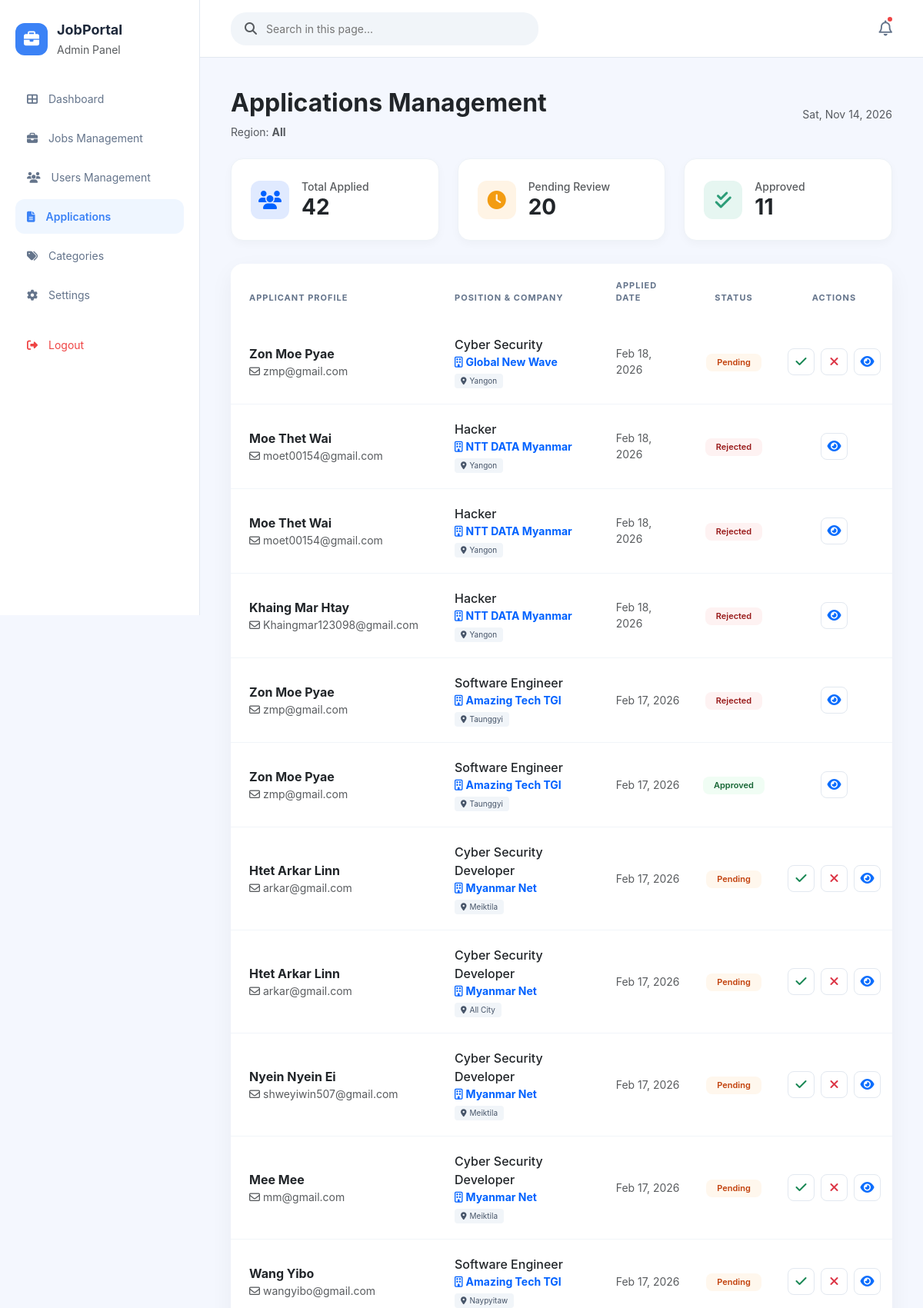
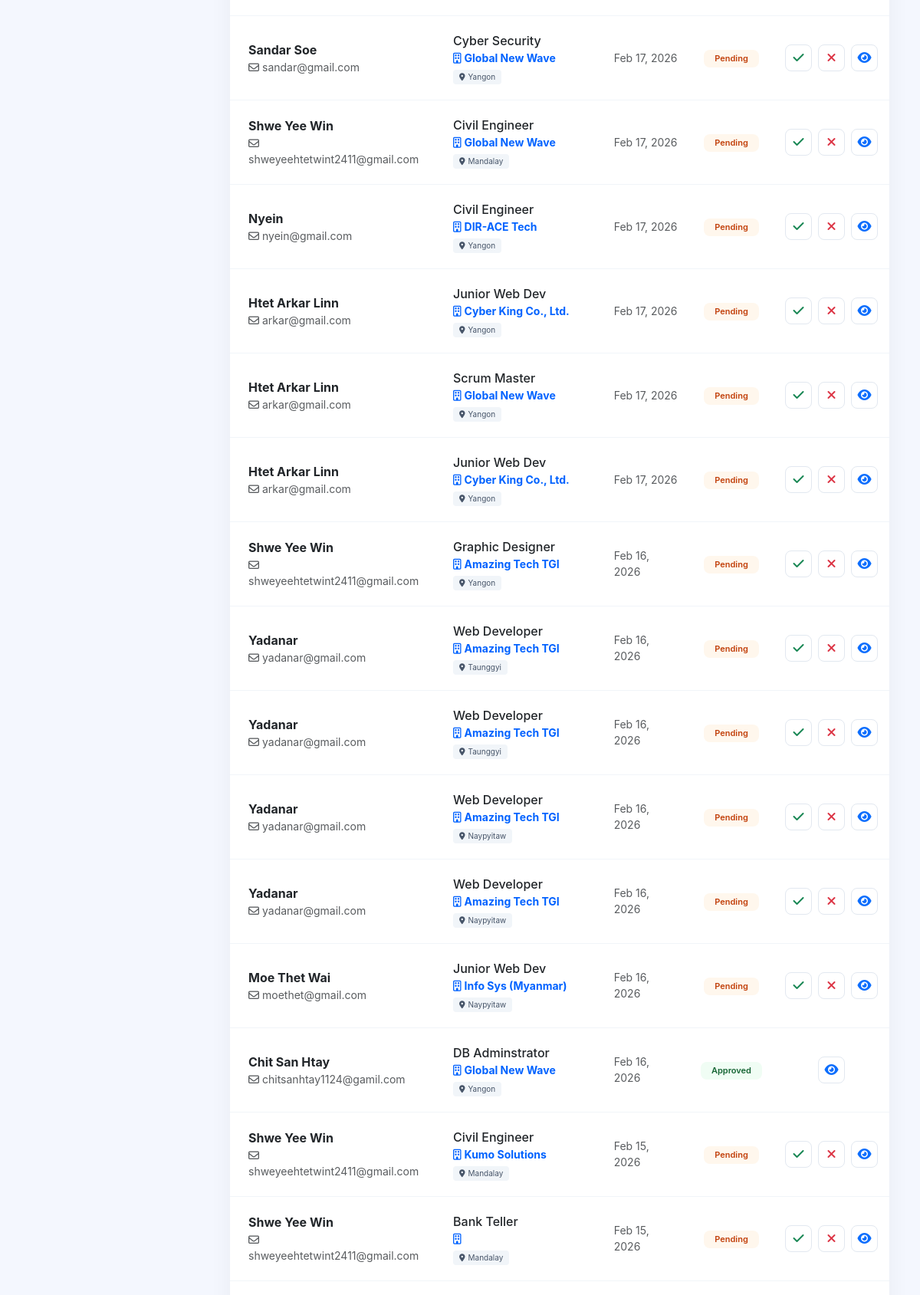
Page /admin/JOBMANAGEMENT/applications.php (upper part) on the committed database (2 pictures, top to bottom).
### tables this page shows
CREATE TABLE `applications` (
  `id` int(11) NOT NULL,
  `user_id` int(11) DEFAULT NULL,
  `township` varchar(100) DEFAULT NULL,
  `applicant_name` varchar(100) DEFAULT NULL,
  `email` varchar(100) DEFAULT NULL,
  `phone` varchar(20) DEFAULT NULL,
  `address` text DEFAULT NULL,
  `about_me` text DEFAULT NULL,
  `cv_file` varchar(255) DEFAULT NULL,
  `job_title` varchar(100) DEFAULT NULL,
  `company_name` varchar(255) DEFAULT NULL,
  `experience` varchar(50) DEFAULT NULL,
  `university` varchar(255) DEFAULT NULL,
  `bachelor` varchar(100) DEFAULT NULL,
  `degree` varchar(255) DEFAULT NULL,
  `major` varchar(255) DEFAULT NULL,
  `skills` text DEFAULT NULL,
  `applied_date` date DEFAULT NULL,
  `status` enum('Pending','Approved','Rejected') DEFAULT 'Pending',
  `job_id` int(11) DEFAULT NULL
);

### admin/JOBMANAGEMENT/applications.php (the view, shortened to what this page needs)
<?php
include('db.php');
$admin_township = $_SESSION['admin_township'] ?? 'All';
if ($admin_township == 'All') {
    $total_sql = "SELECT COUNT(*) as total FROM applications";
    $pending_sql = "SELECT COUNT(*) as total FROM applications WHERE status = 'Pending'";
    $approved_sql = "SELECT COUNT(*) as total FROM applications WHERE status = 'Approved'";
    $sql = "SELECT * FROM applications ORDER BY id DESC";
}
$total_count = mysqli_fetch_assoc(mysqli_query($conn, $total_sql))['total'];
$pending_count = mysqli_fetch_assoc(mysqli_query($conn, $pending_sql))['total'];
$approved_count = mysqli_fetch_assoc(mysqli_query($conn, $approved_sql))['total'];
?>
<!DOCTYPE html>
<html lang="en">
<head>
    <link href="https://cdn.jsdelivr.net/npm/bootstrap@5.3.0/dist/css/bootstrap.min.css" rel="stylesheet">
    <link rel="stylesheet" href="https://cdnjs.cloudflare.com/ajax/libs/font-awesome/6.4.2/css/all.min.css">
</head>
<body>
<?php include('nav.php'); ?>
<div class="main-wrapper">
    <div class="d-flex justify-content-between align-items-center mb-4">
        <div>
            <h2 class="fw-bold text-dark">Applications Management</h2>
            <p class="text-muted small mb-0">Region: <strong><?php echo htmlspecialchars($admin_township); ?></strong></p>
        </div>
        <span class="text-muted small"><?php echo date('D, M d, Y'); ?></span>
    </div>
    <div class="row g-4">
        <div class="col-md-4">
            <div class="stat-card d-flex align-items-center gap-3">
                <div class="stat-icon" style="background: #e0eaff; color: var(--primary);"><i class="fas fa-users"></i></div>
                <div>
                    <div class="text-muted small fw-medium">Total Applied</div>
                    <h3 class="mb-0 fw-bold"><?php echo $total_count; ?></h3>
                </div>
            </div>
        </div>
        <div class="col-md-4">
            <div class="stat-card d-flex align-items-center gap-3">
                <div class="stat-icon" style="background: #fff4e5; color: var(--warning);"><i class="fas fa-clock"></i></div>
                <div>
                    <div class="text-muted small fw-medium">Pending Review</div>
                    <h3 class="mb-0 fw-bold"><?php echo $pending_count; ?></h3>
                </div>
            </div>
        </div>
        <div class="col-md-4">
            <div class="stat-card d-flex align-items-center gap-3">
                <div class="stat-icon" style="background: #e6f6f1; color: var(--success);"><i class="fas fa-check-double"></i></div>
                <div>
                    <div class="text-muted small fw-medium">Approved</div>
                    <h3 class="mb-0 fw-bold"><?php echo $approved_count; ?></h3>
                </div>
            </div>
        </div>
    </div>
    <div class="content-card">
        <div class="table-responsive">
            <table class="table mb-0">
                <thead>
                    <tr>
                        <th class="ps-4">Applicant Profile</th>
                        <th>Position & Company</th>
                        <th>Applied Date</th>
                        <th class="text-center">Status</th>
                        <th class="text-center">Actions</th>
                    </tr>
                </thead>
                <tbody>
            <?php
            $result = mysqli_query($conn, $sql);
            if(mysqli_num_rows($result) > 0):
                while($row = mysqli_fetch_assoc($result)):
                    $status = $row['status'];
                    $badge = ($status == 'Approved') ? 'status-approved' : (($status == 'Rejected') ? 'status-rejected' : 'status-pending');
            ?>
            <tr>
                <td class="ps-4">
                    <div class="fw-bold text-dark"><?php echo htmlspecialchars($row['applicant_name']); ?></div>
                    <div class="small text-muted"><i class="far fa-envelope me-1"></i><?php echo htmlspecialchars($row['email']); ?></div>
                </td>
                <td>
                    <div class="fw-medium"><?php echo htmlspecialchars($row['job_title']); ?></div>
                    <div class="small fw-bold" style="color: var(--primary);"><i class="far fa-building me-1"></i><?php echo htmlspecialchars($row['company_name']); ?></div>
                    <div class="township-badge"><i class="fas fa-location-dot me-1"></i><?php echo htmlspecialchars($row['township']); ?></div>
                </td>
                <td class="text-muted small"><?php echo date('M d, Y', strtotime($row['applied_date'])); ?></td>
                <td class="text-center">
                    <span class="badge badge-pill <?php echo $badge; ?>"><?php echo $status; ?></span>
                </td>
                <td class="text-center">
                    <div class="d-flex justify-content-center gap-2">
                        <?php if($status == 'Pending'): ?>
                            <a href="process_status.php?id=<?php echo $row['id']; ?>&status=Approved" class="action-btn text-success" title="Approve">
                                <i class="fas fa-check"></i>
                            </a>
                            <a href="process_status.php?id=<?php echo $row['id']; ?>&status=Rejected" class="action-btn text-danger" title="Reject">
                                <i class="fas fa-times"></i>
                            </a>
                        <?php endif; ?>
                        <a href="view_detail.php?id=<?php echo $row['id']; ?>" class="action-btn text-primary" title="View Details">
                            <i class="fas fa-eye"></i>
                        </a>
                    </div>
                </td>
            </tr>
            <?php endwhile;
            else: ?>
                <tr><td colspan="5" class="text-center py-5 text-muted">No applications found.</td></tr>
            <?php endif; ?>
                </tbody>
            </table>
        </div>
    </div>
</div>
</body>
</html>

### admin/JOBMANAGEMENT/applications.php (style rules this page uses)
:root { --primary: #0062ff; --success: #2d9d78; --warning: #f39c12; --danger: #e44d61; }
body { background-color: #f8fafc; font-family: 'Inter', sans-serif; }
.main-wrapper { padding: 40px; }
.stat-card { background: white; padding: 25px; border-radius: 16px; box-shadow: 0 4px 12px rgba(0,0,0,0.03); border: 1px solid #edf2f7; transition: 0.3s; }
.stat-icon { width: 50px; height: 50px; border-radius: 12px; display: flex; align-items: center; justify-content: center; font-size: 24px; }
.content-card { background: white; border-radius: 16px; box-shadow: 0 10px 30px rgba(0,0,0,0.05); border: none; overflow: hidden; margin-top: 30px; }
.table thead { background-color: #f8fafc; }
.table thead th { text-transform: uppercase; font-size: 11px; letter-spacing: 1px; font-weight: 700; color: #64748b; border-bottom: none; padding: 20px 15px; }
.table tbody td { padding: 20px 15px; vertical-align: middle; border-bottom: 1px solid #f1f5f9; }
.badge-pill { padding: 6px 14px; border-radius: 8px; font-weight: 600; font-size: 11px; }
.status-pending { background-color: #fff7ed; color: #c2410c; }
.status-approved { background-color: #f0fdf4; color: #166534; }
.status-rejected { background-color: #fef2f2; color: #991b1b; }
.action-btn { width: 35px; height: 35px; border-radius: 8px; display: inline-flex; align-items: center; justify-content: center; transition: 0.2s; border: 1px solid #e2e8f0; text-decoration: none; }
.township-badge { font-size: 10px; background: #f1f5f9; color: #475569; padding: 2px 8px; border-radius: 4px; display: inline-block; margin-top: 5px; }

### admin/JOBMANAGEMENT/nav.php (style rules this page uses)
body { margin: 0; font-family: 'Inter', sans-serif; background-color: #f4f7fe; }

### rows in the picture
applications: applicant_name "Zon Moe Pyae", email "zmp@gmail.com", job_title "Cyber Security", company_name "Global New Wave", township "Yangon", applied_date "Feb 18, 2026", status "Pending"
applications: applicant_name "Moe Thet Wai", email "moet00154@gmail.com", job_title "Hacker", company_name "NTT DATA Myanmar", township "Yangon", applied_date "Feb 18, 2026", status "Rejected"
applications: applicant_name "Moe Thet Wai", email "moet00154@gmail.com", job_title "Hacker", company_name "NTT DATA Myanmar", township "Yangon", applied_date "Feb 18, 2026", status "Rejected"
applications: applicant_name "Khaing Mar Htay", email "Khaingmar123098@gmail.com", job_title "Hacker", company_name "NTT DATA Myanmar", township "Yangon", applied_date "Feb 18, 2026", status "Rejected"
applications: applicant_name "Zon Moe Pyae", email "zmp@gmail.com", job_title "Software Engineer", company_name "Amazing Tech TGI", township "Taunggyi", applied_date "Feb 17, 2026", status "Rejected"
applications: applicant_name "Zon Moe Pyae", email "zmp@gmail.com", job_title "Software Engineer", company_name "Amazing Tech TGI", township "Taunggyi", applied_date "Feb 17, 2026", status "Approved"
applications: applicant_name "Htet Arkar Linn", email "arkar@gmail.com", job_title "Cyber Security Developer", company_name "Myanmar Net", township "Meiktila", applied_date "Feb 17, 2026", status "Pending"
applications: applicant_name "Htet Arkar Linn", email "arkar@gmail.com", job_title "Cyber Security Developer", company_name "Myanmar Net", township "All City", applied_date "Feb 17, 2026", status "Pending"
applications: applicant_name "Nyein Nyein Ei", email "shweyiwin507@gmail.com", job_title "Cyber Security Developer", company_name "Myanmar Net", township "Meiktila", applied_date "Feb 17, 2026", status "Pending"
applications: applicant_name "Mee Mee", email "mm@gmail.com", job_title "Cyber Security Developer", company_name "Myanmar Net", township "Meiktila", applied_date "Feb 17, 2026", status "Pending"
applications: applicant_name "Wang Yibo", email "wangyibo@gmail.com", job_title "Software Engineer", company_name "Amazing Tech TGI", township "Naypyitaw", applied_date "Feb 17, 2026", status "Pending"
applications: applicant_name "Sandar Soe", email "sandar@gmail.com", job_title "Cyber Security", company_name "Global New Wave", township "Yangon", applied_date "Feb 17, 2026", status "Pending"
applications: applicant_name "Shwe Yee Win", email "shweyeehtetwint2411@gmail.com", job_title "Civil Engineer", company_name "Global New Wave", township "Mandalay", applied_date "Feb 17, 2026", status "Pending"
applications: applicant_name "Nyein", email "nyein@gmail.com", job_title "Civil Engineer", company_name "DIR-ACE Tech", township "Yangon", applied_date "Feb 17, 2026", status "Pending"
applications: applicant_name "Htet Arkar Linn", email "arkar@gmail.com", job_title "Junior Web Dev", company_name "Cyber King Co., Ltd.", township "Yangon", applied_date "Feb 17, 2026", status "Pending"
applications: applicant_name "Htet Arkar Linn", email "arkar@gmail.com", job_title "Scrum Master", company_name "Global New Wave", township "Yangon", applied_date "Feb 17, 2026", status "Pending"
applications: applicant_name "Htet Arkar Linn", email "arkar@gmail.com", job_title "Junior Web Dev", company_name "Cyber King Co., Ltd.", township "Yangon", applied_date "Feb 17, 2026", status "Pending"
applications: applicant_name "Shwe Yee Win", email "shweyeehtetwint2411@gmail.com", job_title "Graphic Designer", company_name "Amazing Tech TGI", township "Yangon", applied_date "Feb 16, 2026", status "Pending"
applications: applicant_name "Yadanar", email "yadanar@gmail.com", job_title "Web Developer", company_name "Amazing Tech TGI", township "Taunggyi", applied_date "Feb 16, 2026", status "Pending"
applications: applicant_name "Yadanar", email "yadanar@gmail.com", job_title "Web Developer", company_name "Amazing Tech TGI", township "Taunggyi", applied_date "Feb 16, 2026", status "Pending"
applications: applicant_name "Yadanar", email "yadanar@gmail.com", job_title "Web Developer", company_name "Amazing Tech TGI", township "Naypyitaw", applied_date "Feb 16, 2026", status "Pending"
applications: applicant_name "Yadanar", email "yadanar@gmail.com", job_title "Web Developer", company_name "Amazing Tech TGI", township "Naypyitaw", applied_date "Feb 16, 2026", status "Pending"
applications: applicant_name "Moe Thet Wai", email "moethet@gmail.com", job_title "Junior Web Dev", company_name "Info Sys (Myanmar)", township "Naypyitaw", applied_date "Feb 16, 2026", status "Pending"
applications: applicant_name "Chit San Htay", email "chitsanhtay1124@gamil.com", job_title "DB Adminstrator", company_name "Global New Wave", township "Yangon", applied_date "Feb 16, 2026", status "Approved"
applications: applicant_name "Shwe Yee Win", email "shweyeehtetwint2411@gmail.com", job_title "Civil Engineer", company_name "Kumo Solutions", township "Mandalay", applied_date "Feb 15, 2026", status "Pending"
applications: applicant_name "Shwe Yee Win", email "shweyeehtetwint2411@gmail.com", job_title "Bank Teller", township "Mandalay", applied_date "Feb 15, 2026", status "Pending"

### other values in the picture
$admin_township "All"
$total_count "42"
$pending_count "20"
$approved_count "11"
